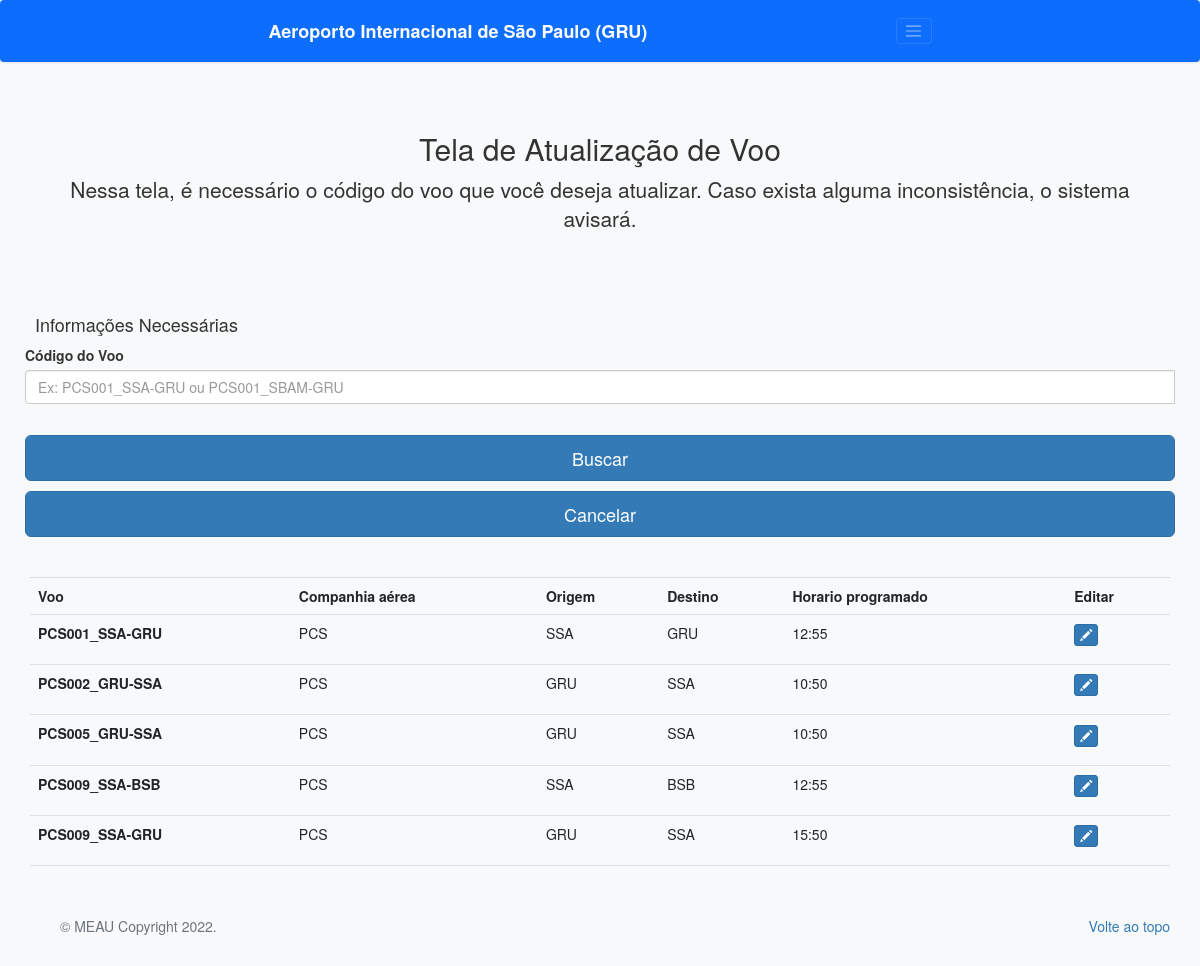
Page /atualizar/ on the earlier database version.
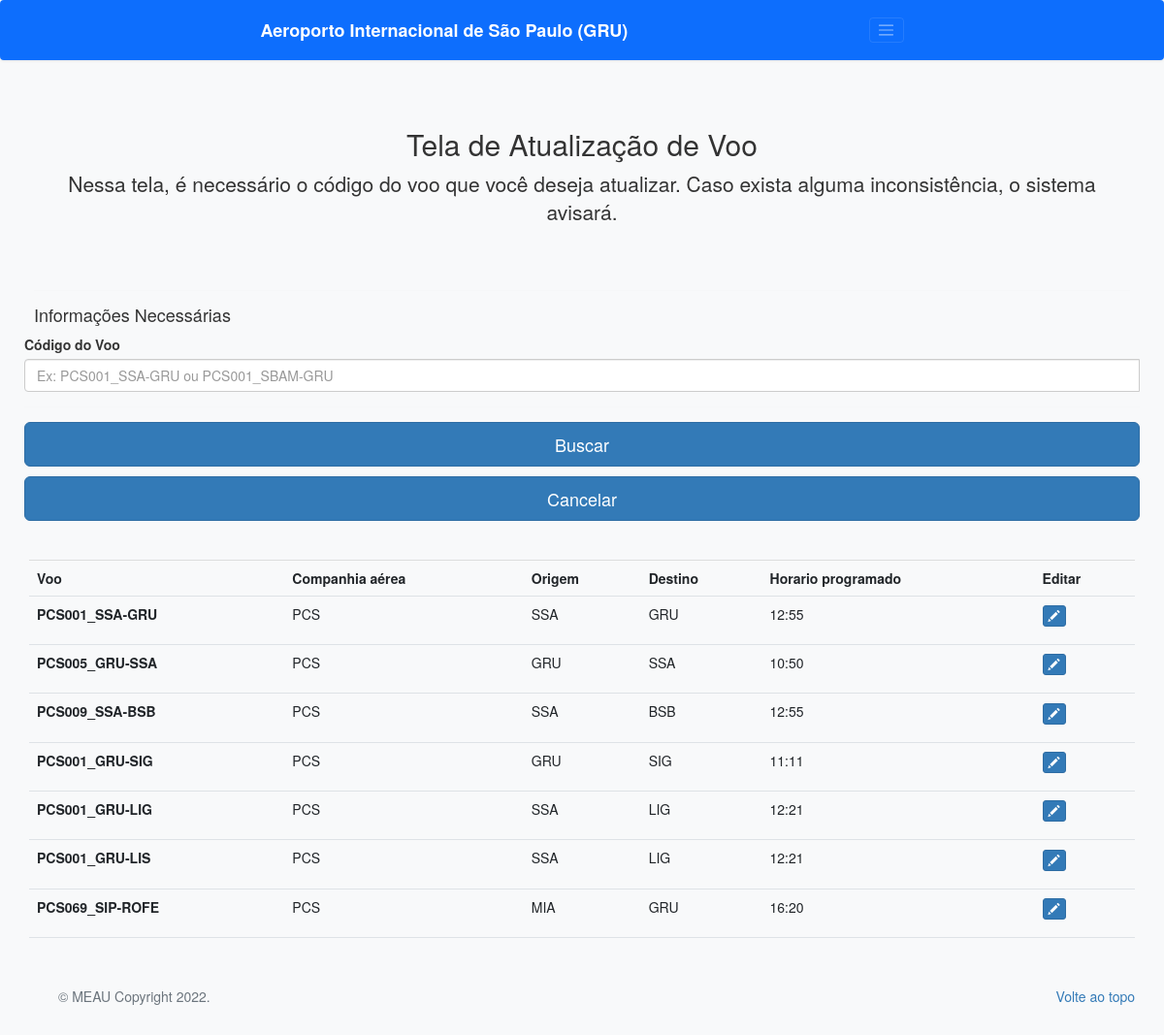
Same page on the later database version.
### book/models.py (models this page shows, shortened)
class Voo(models.Model):
    id = models.AutoField(primary_key=True)
    codigoVoo = models.CharField(max_length=14, unique=True)
    companhia = models.CharField(max_length=20)
    origem = models.CharField(max_length=30)
    destino = models.CharField(max_length=30)
    horarioProgramado = models.TimeField()
    class Meta:
        db_table = 'voo'

### book/views.py (the view)
# urls.py: path('atualizar/', views.atualizar, name = "atualizar"),
def atualizar(request):
    historicos = Historico.objects.all()
    voos = Voo.objects.all()
    if request.method == 'POST':
        codigo = request.POST['buscaAtualizar']
        voos = voos.filter(codigoVoo__icontains=codigo)
    return render(request, "atualizar.html", {'voos': voos})

### template/atualizar.html (shortened to what the changed rows need)
<!doctype html>
<html lang="pt-br">
<head>
    <link href="../static/atualizar.css" rel="stylesheet">
    <link href="../static/css/bootstrap.min.css" rel="stylesheet">
    <link href="//maxcdn.bootstrapcdn.com/bootstrap/3.3.0/css/bootstrap.min.css" rel="stylesheet" id="bootstrap-css">
</head>
<body class="bg-light">
    <div class="container">
        <main>
            <div class="py-5 text-center">
                <h2>Tela de Atualização de Voo</h2>
            </div>
            <table class="table">
                  <tr>
                    <th scope="col">Voo</th>
                    <th scope="col">Companhia aérea</th>
                    <th scope="col">Origem</th>
                    <th scope="col">Destino</th>
                    <th scope="col">Horario programado</th>
                    <th scope="col">Editar</th>
                  </tr>
                {% for x in voos %}
                    <tr>
                        <th scope="row">{{ x.codigoVoo }}</th>
                        <td>{{ x.companhia }}</td>
                        <td>{{ x.origem }}</td>
                        <td>{{ x.destino }}</td>
                        <td>{{ x.horarioProgramado}}</td>
                        <td><p data-placement="top" data-toggle="tooltip" title="Editar"><a type = "input" name = "voo" href="{% url 'modificar' x.codigoVoo%}" class="btn btn-primary btn-xs" method="POST" ><span class="glyphicon glyphicon-pencil"></span></a></p></td>
                    </tr>
                {% endfor %}
              </table>
        </main>
    </div>
</body>
</html>

Differences in the rows shown:
removed Voo: codigoVoo "PCS002_GRU-SSA", companhia "PCS", origem "GRU", destino "SSA", horarioProgramado "10:50"
removed Voo: codigoVoo "PCS009_SSA-GRU", companhia "PCS", origem "GRU", destino "SSA", horarioProgramado "15:50"
added Voo: codigoVoo "PCS001_GRU-SIG", companhia "PCS", origem "GRU", destino "SIG", horarioProgramado "11:11"
added Voo: codigoVoo "PCS001_GRU-LIG", companhia "PCS", origem "SSA", destino "LIG", horarioProgramado "12:21"
added Voo: codigoVoo "PCS001_GRU-LIS", companhia "PCS", origem "SSA", destino "LIG", horarioProgramado "12:21"
added Voo: codigoVoo "PCS069_SIP-ROFE", companhia "PCS", origem "MIA", destino "GRU", horarioProgramado "16:20"
